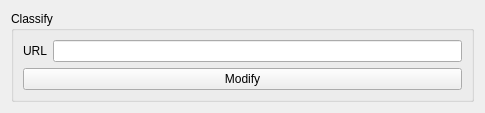
<?xml version="1.0" encoding="UTF-8"?>
<ui version="4.0">
 <class>ClassifySetting</class>
 <widget class="QWidget" name="ClassifySetting">
  <property name="geometry">
   <rect>
    <x>0</x>
    <y>0</y>
    <width>485</width>
    <height>113</height>
   </rect>
  </property>
  <property name="windowTitle">
   <string>Form</string>
  </property>
  <layout class="QGridLayout" name="gridLayout_2">
   <item row="0" column="0">
    <widget class="QGroupBox" name="groupBoxClassify">
     <property name="title">
      <string>Classify</string>
     </property>
     <layout class="QGridLayout" name="gridLayout">
      <item row="0" column="0">
       <widget class="QLabel" name="labelURL">
        <property name="text">
         <string>URL</string>
        </property>
       </widget>
      </item>
      <item row="0" column="1">
       <widget class="QLineEdit" name="lineEditURL"/>
      </item>
      <item row="1" column="0" colspan="2">
       <widget class="QPushButton" name="btnModify">
        <property name="text">
         <string>Modify</string>
        </property>
       </widget>
      </item>
     </layout>
    </widget>
   </item>
  </layout>
 </widget>
 <resources/>
 <connections/>
</ui>
